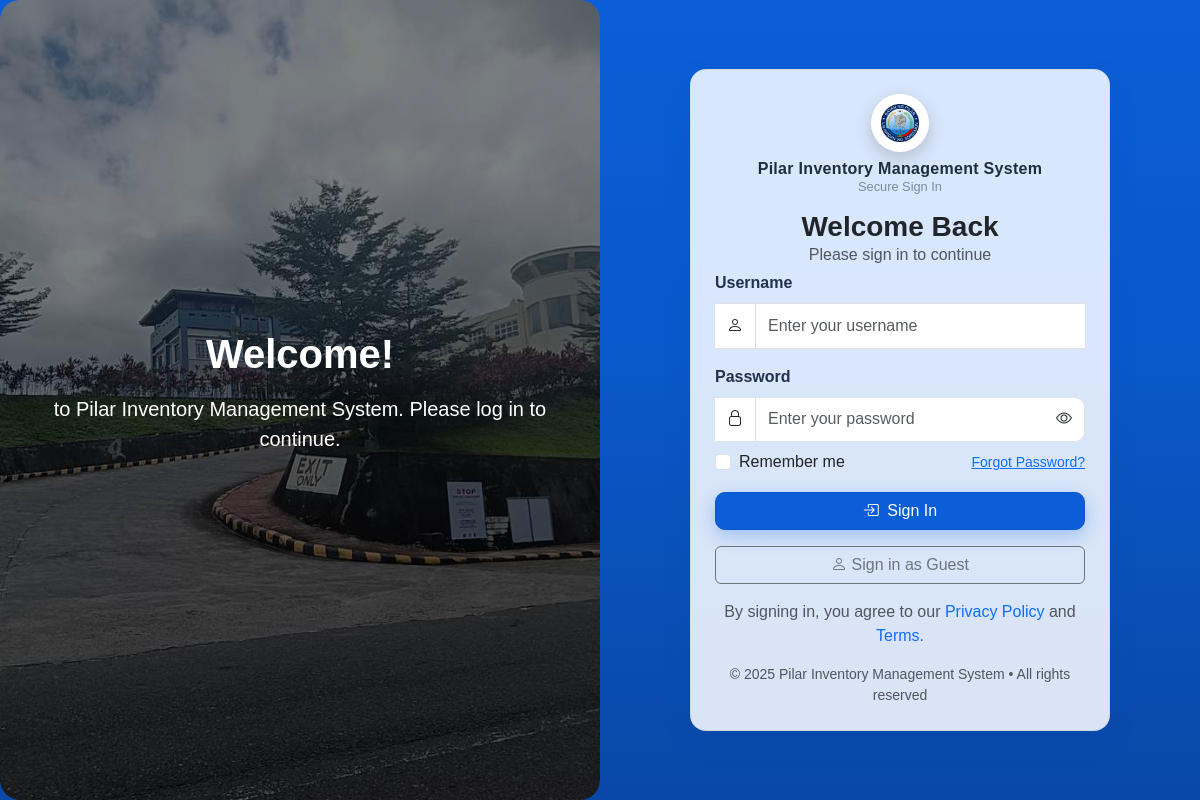
Before: / with the older database file.
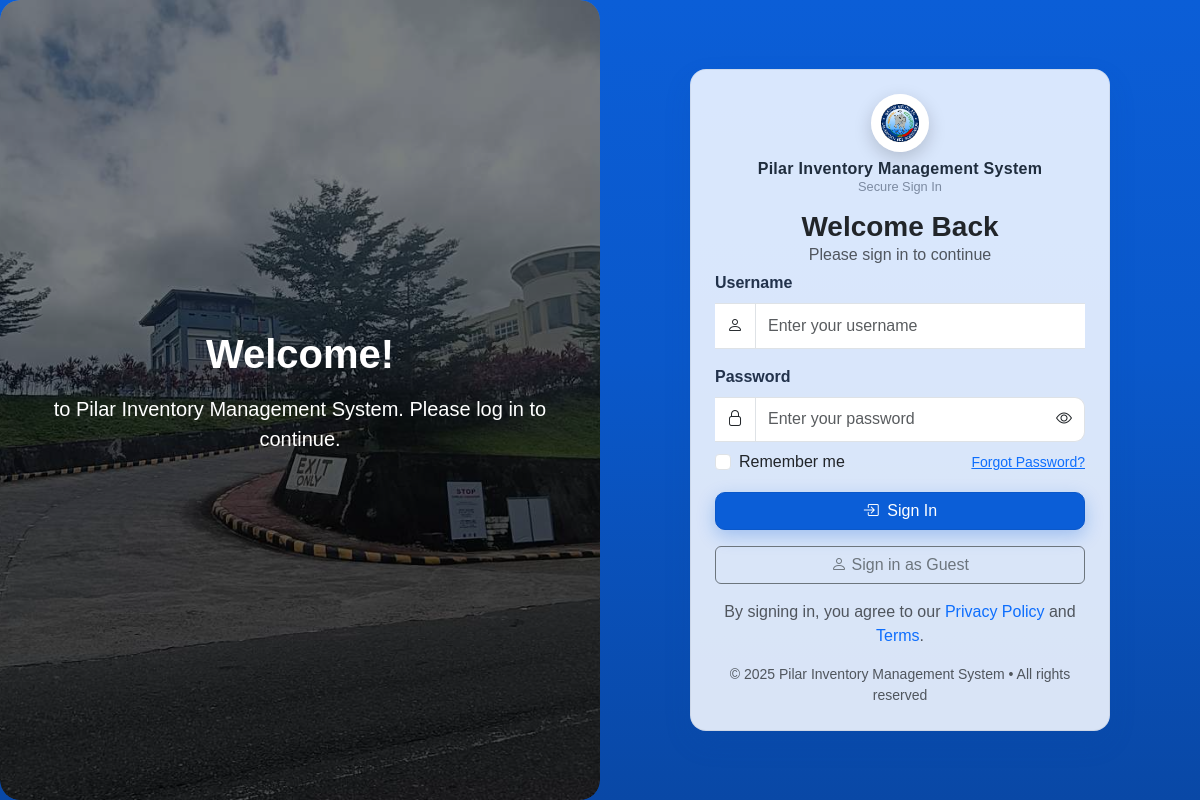
After: the same page with the newer database file.
### tables this page shows
CREATE TABLE `system` (
  `id` int(11) NOT NULL,
  `logo` varchar(255) NOT NULL,
  `system_title` varchar(255) NOT NULL,
  `default_user_password` varchar(255) DEFAULT NULL
);

### index.php (the view, shortened to what this page needs)
<?php
require_once "connect.php";
$system = [
    'logo' => 'default-logo.png',
    'system_title' => 'Inventory System'
];
if (isset($conn) && $conn instanceof mysqli) {
    $result = $conn->query("SELECT logo, system_title FROM system LIMIT 1");
    if ($result && $result->num_rows > 0) {
        $system = $result->fetch_assoc();
    }
}
?>
<!DOCTYPE html>
<html lang="en">
<head>
    <link href="https://cdn.jsdelivr.net/npm/bootstrap@5.3.2/dist/css/bootstrap.min.css" rel="stylesheet" />
    <link href="https://cdn.jsdelivr.net/npm/bootstrap-icons/font/bootstrap-icons.css" rel="stylesheet" />
    <link rel="stylesheet" href="css/login.css">
</head>
<body class="bg-light min-vh-100 d-flex align-items-center justify-content-center login_body">
    <div class="container-fluid">
        <div class="row min-vh-100">
            <div class="col-md-6 p-0">
                <div id="welcomeCarousel" class="carousel slide h-100" data-bs-ride="carousel" data-bs-interval="5000">
                    <div class="carousel-inner h-100">
                        <div class="carousel-item active h-100 position-relative bg-cover bg-center" style="background-image: url('img/pilar.jpg');">
                            <div class="position-absolute top-0 start-0 w-100 h-100" style="background-color: rgba(0, 0, 0, 0.5); z-index: 1;"></div>
                            <div class="d-flex align-items-center justify-content-center h-100 z-2 position-relative text-white text-center px-4">
                                <div>
                                    <h1 class="fw-bold mb-3">Welcome!</h1>
                                    <p class="fs-5 typing-text" data-text="to <?= htmlspecialchars($system['system_title']) ?>. Please log in to continue."></p>
                                </div>
                            </div>
                        </div>
                    </div>
                </div>
            </div>
            <div class="col-md-6 d-flex align-items-center justify-content-center ">
                <div class="card login-card p-4 w-100" style="max-width: 420px;">
                    <div class="brand-header mb-3" aria-label="Application brand">
                        <div class="brand-logo-wrap">
                            <img src="img/<?= htmlspecialchars($system['logo']) ?>" alt="Logo">
                        </div>
                        <div class="brand-title">
                            <strong><?= htmlspecialchars($system['system_title']) ?></strong>
                            <span>Secure Sign In</span>
                        </div>
                    </div>
                    <div class="text-center mb-1">
                        <h3 class="fw-bold mb-0">Welcome Back</h3>
                        <div class="text-muted">Please sign in to continue</div>
                    </div>
                    <form method="post" autocomplete="off" novalidate>
                        <div class="mb-3">
                            <label for="username" class="form-label">Username</label>
                            <div class="input-group">
                                <span class="input-group-text"><i class="bi bi-person"></i></span>
                                <input type="text" name="username" id="username" class="form-control" placeholder="Enter your username" autocomplete="username" required aria-required="true" />
                            </div>
                        </div>
                        <div class="mb-2">
                            <label for="password" class="form-label">Password</label>
                            <div class="input-group">
                                <span class="input-group-text"><i class="bi bi-lock"></i></span>
                                <input type="password" name="password" id="password" class="form-control" placeholder="Enter your password" autocomplete="current-password" required aria-required="true" />
                                <span class="input-group-text bg-white border-start-0" id="togglePassword" style="cursor: pointer;" title="Show/Hide password" aria-label="Toggle password visibility">
                                    <i class="bi bi-eye" id="eyeIcon"></i>
                                </span>
                            </div>
                        </div>
                        <div class="d-flex align-items-center justify-content-between mb-3">
                            <div class="form-check">
                                <input class="form-check-input" type="checkbox" name="remember_me" value="1" id="rememberMe">
                                <label class="form-check-label" for="rememberMe">
                                    Remember me
                                </label>
                            </div>
                            <a href="#" class="small" data-bs-toggle="modal" data-bs-target="#forgotPasswordModal">Forgot Password?</a>
                        </div>
                        <button type="submit" id="loginBtn" class="btn btn-primary w-100">
                            <i class="bi bi-box-arrow-in-right me-1"></i> Sign In
                        </button>
                        <div class="text-center mt-3">
                            <a href="engine/guest_login_engine.php" class="btn btn-outline-secondary w-100">
                                <i class="bi bi-person"></i> Sign in as Guest
                            </a>
                        </div>
                        <div class="mt-3 text-center text-muted">
                            By signing in, you agree to our <a href="#" data-bs-toggle="modal" data-bs-target="#privacyModal">Privacy Policy</a> and <a href="#" data-bs-toggle="modal" data-bs-target="#termsModal">Terms</a>.
                        </div>
                    </form>
                    <div class="mt-3 text-center text-muted small">
                        <span>&copy; <?= date('Y'); ?> <?= htmlspecialchars($system['system_title']) ?> • All rights reserved</span>
                    </div>
                </div>
            </div>
        </div>
    </div>
</body>
</html>

### css/login.css (style rules this page uses)
body { background: linear-gradient(135deg, rgb(43, 85, 201), rgb(142, 55, 213)); }
.card { backdrop-filter: blur(8px); background-color: rgba(255, 255, 255, 0.85); border: none; border-radius: 20px; }
.input-group .form-control { border-radius: 10px 0 0 10px; border-right: none; }
.input-group .input-group-text { border-radius: 0 10px 10px 0; border-left: none; }
.btn-primary { border-radius: 10px; transition: background-color 0.3s ease; }
body { background: linear-gradient(135deg, #667eea 0%, #bbdefb 100%); min-height: 100vh; display: flex; align-items: center; justify-content: center; margin: 0; font-family: 'Arial', sans-serif; }
.bg-cover { background-size: cover; }
.bg-center { background-position: center; }
.carousel, .carousel-item { border-radius: 20px; overflow: hidden; }

### index.php (style rules this page uses)
.login_body { background: linear-gradient(180deg, #0b5ed7 0%, #0a58ca 45%, #0948a6 100%); }
.brand-header { text-align: center; }
.brand-logo-wrap { width: 58px; height: 58px; border-radius: 50%; background: #ffffff; display: inline-flex; align-items: center; justify-content: center; box-shadow: 0 6px 18px rgba(0, 0, 0, 0.18), inset 0 0 0 6px rgba(255, 255, 255, 0.4); margin-bottom: 8px; }
.brand-logo-wrap img { width: 38px; height: 38px; object-fit: contain; filter: none; }
.brand-title { color: #1f2d3d; line-height: 1.1; }
.brand-title strong { font-weight: 700; font-size: 1rem; letter-spacing: 0.3px; display: block; }
.brand-title span { display: block; font-size: .8rem; opacity: 0.85; color: #6b7a90; margin-top: 2px; }
.login-card { border: 1px solid rgba(0, 0, 0, 0.06); box-shadow: 0 12px 28px rgba(9, 72, 166, 0.12); border-radius: 16px; backdrop-filter: saturate(1.2); }
.login-card .form-label { font-weight: 600; color: #22324b; }
.login-card .input-group-text { background: #fff; }
.login-card .form-control { padding-top: .6rem; padding-bottom: .6rem; }
.login-card .btn-primary { background-color: #0b5ed7; border-color: #0a58ca; box-shadow: 0 6px 18px rgba(11, 94, 215, .28); }
.text-muted a { text-decoration: none; }
.carousel .typing-text { min-height: 1.5em; }

Changed rows visible on the page:
changed system "Pilar Inventory Management System": logo: a different picture
